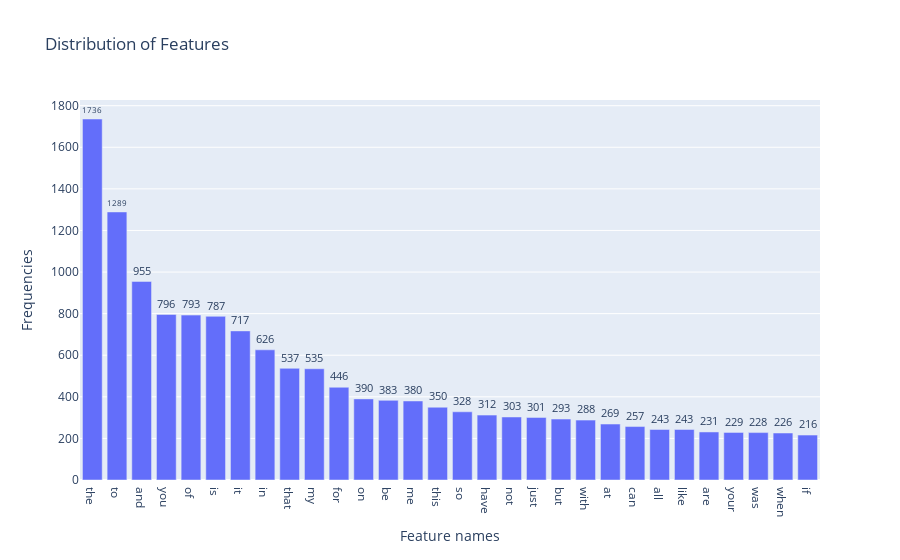

The cell this chart's notebook holds for it:
### Code cell
# Answer here
from sklearn.feature_extraction.text import CountVectorizer

count_vect = CountVectorizer()
train_counts = count_vect.fit_transform(train_df.text) #learn the vocabulary and return document-term matrix
# print(train_counts[0])
term_frequencies = []
for j in range(0,train_counts.shape[1]):
    term_frequencies.append(sum(train_counts[:,j].toarray()))
import plotly.express as px

# Plot the distribution using higher frequency features.
SIZE = 30 # how many phrase to display
sorted = pd.DataFrame(term_frequencies, columns=['freq'])
sorted = sorted.sort_values(by=['freq'], ascending=False)
idx = (sorted.index).to_list()[:SIZE]

fig = px.bar(
             x=count_vect.get_feature_names_out()[idx], y=sorted[:SIZE]['freq'].to_list(),
             labels = {'x':'Feature names', 'y':'Frequencies'},
             title  = "Distribution of Features",
             category_orders = count_vect.get_feature_names_out()[idx]
            )
fig.update_traces(texttemplate=sorted[:SIZE]['freq'].to_list(), textposition='outside')
fig.show()

### Figure 1 — Plotly figure (JSON) as saved in the notebook; plotly's stock layout.template omitted (floating-point values rounded to 4 significant figures)
{"data": [{"alignmentgroup": "True", "hovertemplate": "Feature names=%{x}<br>Frequencies=%{y}<extra></extra>", "legendgroup": "", "marker": {"color": "#636efa", "pattern": {"shape": ""}}, "name": "", "offsetgroup": "", "orientation": "v", "showlegend": false, "textposition": "outside", "texttemplate": ["1736", "1289", "955", "796", "793", "787", "717", "626", "537", "535", "446", "390", "383", "380", "350", "328", "312", "303", "301", "293", "288", "269", "257", "243", "243", "231", "229", "228", "226", "216"], "type": "bar", "x": ["the", "to", "and", "you", "of", "is", "it", "in", "that", "my", "for", "on", "be", "me", "this", "so", "have", "not", "just", "but", "with", "at", "can", "all", "like", "are", "your", "was", "when", "if"], "xaxis": "x", "y": [1736, 1289, 955, 796, 793, 787, 717, 626, 537, 535, 446, 390, 383, 380, 350, 328, 312, 303, 301, 293, 288, 269, 257, 243, 243, 231, 229, 228, 226, 216], "yaxis": "y"}], "layout": {"barmode": "relative", "legend": {"tracegroupgap": 0}, "title": {"text": "Distribution of Features"}, "xaxis": {"anchor": "y", "domain": [0, 1], "title": {"text": "Feature names"}}, "yaxis": {"anchor": "x", "domain": [0, 1], "title": {"text": "Frequencies"}}}}
